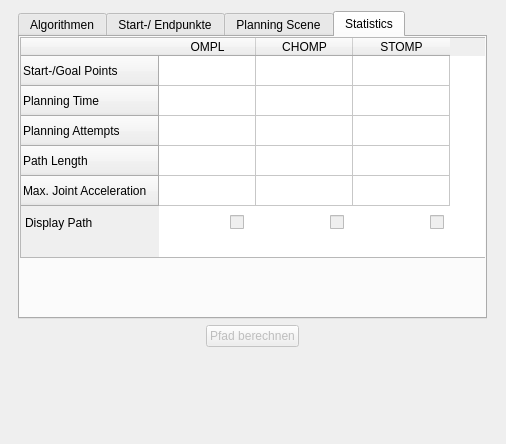
<?xml version="1.0" encoding="UTF-8"?>
<ui version="4.0">
 <class>Form</class>
 <widget class="QWidget" name="Form">
  <property name="geometry">
   <rect>
    <x>0</x>
    <y>0</y>
    <width>506</width>
    <height>444</height>
   </rect>
  </property>
  <property name="windowTitle">
   <string>Form</string>
  </property>
  <layout class="QGridLayout" name="gridLayout">
   <item row="1" column="0" alignment="Qt::AlignHCenter">
    <widget class="QPushButton" name="pushButton_planPath">
     <property name="enabled">
      <bool>false</bool>
     </property>
     <property name="text">
      <string>Pfad berechnen</string>
     </property>
    </widget>
   </item>
   <item row="2" column="0">
    <spacer name="verticalSpacer_2">
     <property name="orientation">
      <enum>Qt::Vertical</enum>
     </property>
     <property name="sizeHint" stdset="0">
      <size>
       <width>20</width>
       <height>40</height>
      </size>
     </property>
    </spacer>
   </item>
   <item row="0" column="0">
    <widget class="QTabWidget" name="tabwidget">
     <property name="sizePolicy">
      <sizepolicy hsizetype="Expanding" vsizetype="Expanding">
       <horstretch>0</horstretch>
       <verstretch>0</verstretch>
      </sizepolicy>
     </property>
     <property name="minimumSize">
      <size>
       <width>469</width>
       <height>0</height>
      </size>
     </property>
     <property name="maximumSize">
      <size>
       <width>469</width>
       <height>500</height>
      </size>
     </property>
     <property name="currentIndex">
      <number>3</number>
     </property>
     <widget class="QWidget" name="tab_2">
      <attribute name="title">
       <string>Algorithmen</string>
      </attribute>
      <widget class="QWidget" name="formLayoutWidget">
       <property name="geometry">
        <rect>
         <x>9</x>
         <y>20</y>
         <width>241</width>
         <height>114</height>
        </rect>
       </property>
       <layout class="QFormLayout" name="formLayout">
        <item row="0" column="0">
         <widget class="QLabel" name="label_algorithm">
          <property name="text">
           <string>Algorithmen</string>
          </property>
         </widget>
        </item>
        <item row="0" column="1">
         <widget class="QRadioButton" name="radioButton_OMPL">
          <property name="text">
           <string>OMPL</string>
          </property>
          <property name="checked">
           <bool>true</bool>
          </property>
         </widget>
        </item>
        <item row="1" column="1">
         <widget class="QRadioButton" name="radioButton_CHOMP">
          <property name="text">
           <string>CHOMP</string>
          </property>
         </widget>
        </item>
        <item row="2" column="1">
         <widget class="QRadioButton" name="radioButton_STOMP">
          <property name="text">
           <string>STOMP</string>
          </property>
         </widget>
        </item>
        <item row="3" column="0" colspan="2">
         <widget class="QPushButton" name="pushButton_apply_planner">
          <property name="text">
           <string>Bestätigen</string>
          </property>
         </widget>
        </item>
       </layout>
      </widget>
     </widget>
     <widget class="QWidget" name="tab_3">
      <attribute name="title">
       <string>Start-/ Endpunkte</string>
      </attribute>
      <layout class="QGridLayout" name="gridLayout_3">
       <item row="0" column="1">
        <layout class="QVBoxLayout" name="verticalLayout_2">
         <item>
          <widget class="QLabel" name="label_3">
           <property name="font">
            <font>
             <weight>75</weight>
             <bold>true</bold>
            </font>
           </property>
           <property name="text">
            <string>Startpunkt auswählen</string>
           </property>
          </widget>
         </item>
         <item>
          <layout class="QHBoxLayout" name="horizontalLayout_2">
           <item>
            <widget class="QLabel" name="label_4">
             <property name="text">
              <string>X:</string>
             </property>
             <property name="alignment">
              <set>Qt::AlignRight|Qt::AlignTrailing|Qt::AlignVCenter</set>
             </property>
            </widget>
           </item>
           <item>
            <widget class="QDoubleSpinBox" name="doubleSpinBox_x1">
             <property name="minimum">
              <double>-2.000000000000000</double>
             </property>
             <property name="maximum">
              <double>2.000000000000000</double>
             </property>
             <property name="singleStep">
              <double>0.100000000000000</double>
             </property>
            </widget>
           </item>
           <item>
            <widget class="QLabel" name="label_5">
             <property name="text">
              <string>Y</string>
             </property>
             <property name="alignment">
              <set>Qt::AlignRight|Qt::AlignTrailing|Qt::AlignVCenter</set>
             </property>
            </widget>
           </item>
           <item>
            <widget class="QDoubleSpinBox" name="doubleSpinBox_y1">
             <property name="minimum">
              <double>-2.000000000000000</double>
             </property>
             <property name="maximum">
              <double>2.000000000000000</double>
             </property>
             <property name="singleStep">
              <double>0.100000000000000</double>
             </property>
            </widget>
           </item>
           <item>
            <widget class="QLabel" name="label_6">
             <property name="text">
              <string>Z</string>
             </property>
             <property name="alignment">
              <set>Qt::AlignRight|Qt::AlignTrailing|Qt::AlignVCenter</set>
             </property>
            </widget>
           </item>
           <item>
            <widget class="QDoubleSpinBox" name="doubleSpinBox_z1">
             <property name="maximum">
              <double>2.000000000000000</double>
             </property>
             <property name="singleStep">
              <double>0.100000000000000</double>
             </property>
            </widget>
           </item>
          </layout>
         </item>
         <item>
          <layout class="QHBoxLayout" name="horizontalLayout">
           <item alignment="Qt::AlignHCenter">
            <widget class="QLabel" name="label">
             <property name="text">
              <string>Orientierung:</string>
             </property>
            </widget>
           </item>
           <item>
            <widget class="QDoubleSpinBox" name="doubleSpinBox_r1">
             <property name="layoutDirection">
              <enum>Qt::LeftToRight</enum>
             </property>
            </widget>
           </item>
          </layout>
         </item>
         <item>
          <widget class="QLabel" name="label_7">
           <property name="font">
            <font>
             <weight>75</weight>
             <bold>true</bold>
            </font>
           </property>
           <property name="text">
            <string>Zielpunkt auswählen</string>
           </property>
          </widget>
         </item>
         <item>
          <layout class="QHBoxLayout" name="horizontalLayout_3">
           <property name="spacing">
            <number>6</number>
           </property>
           <item>
            <widget class="QLabel" name="label_8">
             <property name="text">
              <string>X:</string>
             </property>
             <property name="alignment">
              <set>Qt::AlignRight|Qt::AlignTrailing|Qt::AlignVCenter</set>
             </property>
            </widget>
           </item>
           <item>
            <widget class="QDoubleSpinBox" name="doubleSpinBox_x2">
             <property name="minimum">
              <double>-2.000000000000000</double>
             </property>
             <property name="maximum">
              <double>2.000000000000000</double>
             </property>
             <property name="singleStep">
              <double>0.100000000000000</double>
             </property>
            </widget>
           </item>
           <item>
            <widget class="QLabel" name="label_9">
             <property name="text">
              <string>Y</string>
             </property>
             <property name="alignment">
              <set>Qt::AlignRight|Qt::AlignTrailing|Qt::AlignVCenter</set>
             </property>
            </widget>
           </item>
           <item>
            <widget class="QDoubleSpinBox" name="doubleSpinBox_y2">
             <property name="minimum">
              <double>-2.000000000000000</double>
             </property>
             <property name="maximum">
              <double>2.000000000000000</double>
             </property>
             <property name="singleStep">
              <double>0.100000000000000</double>
             </property>
            </widget>
           </item>
           <item>
            <widget class="QLabel" name="label_10">
             <property name="text">
              <string>Z</string>
             </property>
             <property name="alignment">
              <set>Qt::AlignRight|Qt::AlignTrailing|Qt::AlignVCenter</set>
             </property>
            </widget>
           </item>
           <item>
            <widget class="QDoubleSpinBox" name="doubleSpinBox_z2">
             <property name="maximum">
              <double>2.000000000000000</double>
             </property>
             <property name="singleStep">
              <double>0.100000000000000</double>
             </property>
            </widget>
           </item>
          </layout>
         </item>
         <item>
          <layout class="QHBoxLayout" name="horizontalLayout_4">
           <item alignment="Qt::AlignHCenter">
            <widget class="QLabel" name="label_2">
             <property name="text">
              <string>Orientierung:</string>
             </property>
            </widget>
           </item>
           <item>
            <widget class="QDoubleSpinBox" name="doubleSpinBox_r2"/>
           </item>
          </layout>
         </item>
         <item alignment="Qt::AlignRight">
          <widget class="QPushButton" name="pushButton_apply">
           <property name="layoutDirection">
            <enum>Qt::LeftToRight</enum>
           </property>
           <property name="text">
            <string>Anwenden</string>
           </property>
          </widget>
         </item>
        </layout>
       </item>
      </layout>
     </widget>
     <widget class="QWidget" name="tab">
      <attribute name="title">
       <string>Planning Scene</string>
      </attribute>
      <layout class="QGridLayout" name="gridLayout_4">
       <item row="0" column="0">
        <layout class="QGridLayout" name="gridLayout_2">
         <item row="2" column="0">
          <spacer name="verticalSpacer">
           <property name="orientation">
            <enum>Qt::Vertical</enum>
           </property>
           <property name="sizeHint" stdset="0">
            <size>
             <width>20</width>
             <height>40</height>
            </size>
           </property>
          </spacer>
         </item>
         <item row="1" column="0">
          <widget class="QPushButton" name="pushButton_openPlanningScene">
           <property name="enabled">
            <bool>false</bool>
           </property>
           <property name="text">
            <string>PlanningScene öffnen</string>
           </property>
          </widget>
         </item>
         <item row="0" column="0">
          <widget class="QListWidget" name="planningScene_listWidget">
           <property name="sizePolicy">
            <sizepolicy hsizetype="Preferred" vsizetype="Preferred">
             <horstretch>0</horstretch>
             <verstretch>0</verstretch>
            </sizepolicy>
           </property>
           <property name="minimumSize">
            <size>
             <width>0</width>
             <height>100</height>
            </size>
           </property>
           <property name="maximumSize">
            <size>
             <width>16777215</width>
             <height>200</height>
            </size>
           </property>
           <item>
            <property name="text">
             <string>Fensterrahmen</string>
            </property>
           </item>
           <item>
            <property name="text">
             <string>Cluttered Scene</string>
            </property>
           </item>
          </widget>
         </item>
        </layout>
       </item>
      </layout>
     </widget>
     <widget class="QWidget" name="tab_4">
      <attribute name="title">
       <string>Statistics</string>
      </attribute>
      <widget class="QTableWidget" name="statisticsTable">
       <property name="geometry">
        <rect>
         <x>0</x>
         <y>0</y>
         <width>471</width>
         <height>221</height>
        </rect>
       </property>
       <attribute name="horizontalHeaderDefaultSectionSize">
        <number>97</number>
       </attribute>
       <row>
        <property name="text">
         <string>Start-/Goal Points</string>
        </property>
       </row>
       <row>
        <property name="text">
         <string>Planning Time</string>
        </property>
       </row>
       <row>
        <property name="text">
         <string>Planning Attempts</string>
        </property>
       </row>
       <row>
        <property name="text">
         <string>Path Length</string>
        </property>
       </row>
       <row>
        <property name="text">
         <string>Max. Joint Acceleration</string>
        </property>
       </row>
       <column>
        <property name="text">
         <string>OMPL</string>
        </property>
       </column>
       <column>
        <property name="text">
         <string>CHOMP</string>
        </property>
       </column>
       <column>
        <property name="text">
         <string>STOMP</string>
        </property>
       </column>
      </widget>
      <widget class="QCheckBox" name="ompl_display_checkBox">
       <property name="enabled">
        <bool>false</bool>
       </property>
       <property name="geometry">
        <rect>
         <x>210</x>
         <y>170</y>
         <width>31</width>
         <height>31</height>
        </rect>
       </property>
       <property name="text">
        <string/>
       </property>
      </widget>
      <widget class="QCheckBox" name="chomp_display_checkBox">
       <property name="enabled">
        <bool>false</bool>
       </property>
       <property name="geometry">
        <rect>
         <x>310</x>
         <y>170</y>
         <width>31</width>
         <height>31</height>
        </rect>
       </property>
       <property name="text">
        <string/>
       </property>
      </widget>
      <widget class="QCheckBox" name="stomp_display_checkBox">
       <property name="enabled">
        <bool>false</bool>
       </property>
       <property name="geometry">
        <rect>
         <x>410</x>
         <y>170</y>
         <width>31</width>
         <height>31</height>
        </rect>
       </property>
       <property name="text">
        <string/>
       </property>
      </widget>
      <widget class="QLabel" name="display_path_label">
       <property name="geometry">
        <rect>
         <x>0</x>
         <y>170</y>
         <width>131</width>
         <height>31</height>
        </rect>
       </property>
       <property name="text">
        <string>Display Path</string>
       </property>
       <property name="alignment">
        <set>Qt::AlignLeading|Qt::AlignLeft|Qt::AlignVCenter</set>
       </property>
       <property name="margin">
        <number>0</number>
       </property>
       <property name="indent">
        <number>5</number>
       </property>
      </widget>
     </widget>
    </widget>
   </item>
  </layout>
 </widget>
 <resources/>
 <connections/>
</ui>
